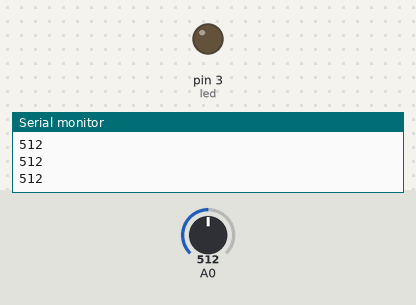
Bench run of a sketch on a simulated Arduino Uno, built with avr-gcc and run on an emulated ATmega328P. On the bench: output pins drawn as LEDs (lit = HIGH), the last lines printed to the serial monitor. Inputs (shaded band) come from the test bench; at power-on: A0 = 512.

Above: at 1.3 s.
1.4 s: A0 set to 716
At 2.6 s:
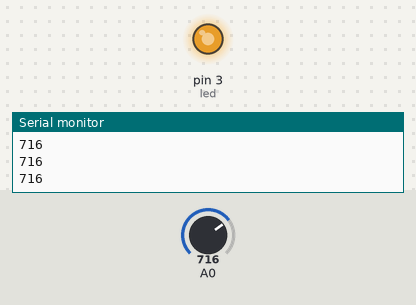
3.0 s: A0 set to 754
At 3.8 s:
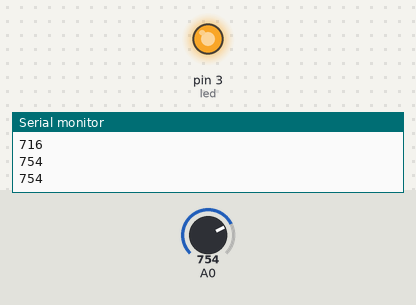
4.5 s: A0 set to 768
At 5.0 s:
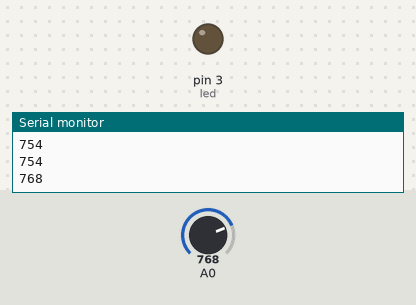
6.0 s: A0 set to 900
At 7.2 s:
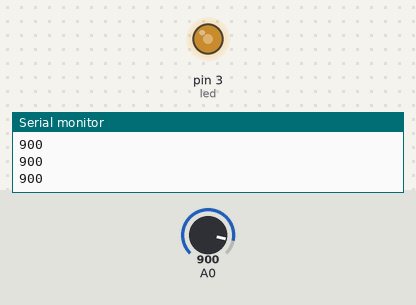
7.5 s: A0 set to 306
At 8.5 s:
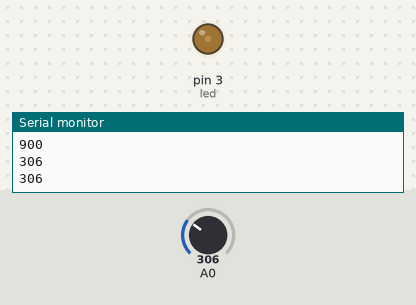
9.0 s: A0 set to 0
At 9.7 s:
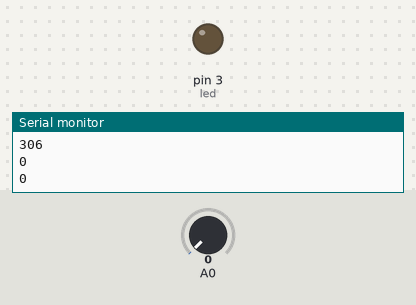
Timing chart, 0 to 11.5 s (numbered marks = the images above; inputs shaded):
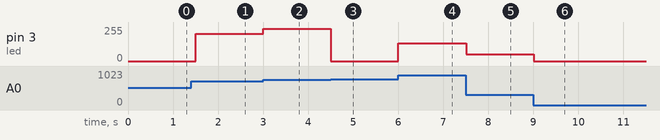

Measured:
- the behaviour switches between 767 and 768 on A0 (found by bisection; images 2 and 3)
- after the input at 1.4 s, pin 3 (led): 0/255 → 204/255 after 0.10 s
- after the input at 3.0 s, pin 3 (led): 204/255 → 242/255 at once
- after the input at 4.5 s, pin 3 (led): 242/255 → 0/255 at once
- after the input at 6.0 s, pin 3 (led): 0/255 → 132/255 at once
- after the input at 7.5 s, pin 3 (led): 132/255 → 50/255 at once
- after the input at 9.0 s, pin 3 (led): 50/255 → 0/255 at once

The sketch:

potileledyakma.ino
```cpp
int led=3;
void setup() {
  Serial.begin(9600);
  pinMode(led,OUTPUT);

}

void loop() {
  int deger=analogRead(A0);
  analogWrite(led,deger);
  Serial.println(deger);
  delay(500);


}
```
